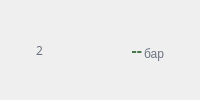
                  <widget class="QFrame" name="frame_pressureSensor_2">
                   <property name="sizePolicy">
                    <sizepolicy hsizetype="Maximum" vsizetype="Preferred">
                     <horstretch>0</horstretch>
                     <verstretch>0</verstretch>
                    </sizepolicy>
                   </property>
                   <property name="frameShape">
                    <enum>QFrame::Shape::NoFrame</enum>
                   </property>
                   <layout class="QHBoxLayout" name="horizontalLayout_36">
                    <property name="spacing">
                     <number>5</number>
                    </property>
                    <property name="leftMargin">
                     <number>0</number>
                    </property>
                    <property name="topMargin">
                     <number>0</number>
                    </property>
                    <property name="rightMargin">
                     <number>0</number>
                    </property>
                    <property name="bottomMargin">
                     <number>0</number>
                    </property>
                    <item>
                     <widget class="QLabel" name="label_numPressureSensor_2">
                      <property name="sizePolicy">
                       <sizepolicy hsizetype="Maximum" vsizetype="Preferred">
                        <horstretch>0</horstretch>
                        <verstretch>0</verstretch>
                       </sizepolicy>
                      </property>
                      <property name="font">
                       <font>
                        <family>JetBrains Mono</family>
                       </font>
                      </property>
                      <property name="styleSheet">
                       <string notr="true">color: #6B7280;</string>
                      </property>
                      <property name="text">
                       <string>2</string>
                      </property>
                     </widget>
                    </item>
                    <item>
                     <widget class="QFrame" name="frame_pressureSensor_2_Card">
                      <property name="sizePolicy">
                       <sizepolicy hsizetype="Maximum" vsizetype="Maximum">
                        <horstretch>0</horstretch>
                        <verstretch>0</verstretch>
                       </sizepolicy>
                      </property>
                      <property name="frameShape">
                       <enum>QFrame::Shape::NoFrame</enum>
                      </property>
                      <layout class="QHBoxLayout" name="horizontalLayout_55">
                       <property name="spacing">
                        <number>2</number>
                       </property>
                       <property name="leftMargin">
                        <number>0</number>
                       </property>
                       <property name="topMargin">
                        <number>0</number>
                       </property>
                       <property name="rightMargin">
                        <number>0</number>
                       </property>
                       <property name="bottomMargin">
                        <number>0</number>
                       </property>
                       <item>
                        <widget class="QLabel" name="label_pressureSensor_2_Value">
                         <property name="sizePolicy">
                          <sizepolicy hsizetype="Maximum" vsizetype="Maximum">
                           <horstretch>0</horstretch>
                           <verstretch>0</verstretch>
                          </sizepolicy>
                         </property>
                         <property name="minimumSize">
                          <size>
                           <width>58</width>
                           <height>0</height>
                          </size>
                         </property>
                         <property name="font">
                          <font>
                           <family>JetBrains Mono</family>
                           <pointsize>12</pointsize>
                           <bold>true</bold>
                          </font>
                         </property>
                         <property name="styleSheet">
                          <string notr="true">color: #457448;</string>
                         </property>
                         <property name="text">
                          <string>--</string>
                         </property>
                         <property name="alignment">
                          <set>Qt::AlignmentFlag::AlignRight|Qt::AlignmentFlag::AlignTrailing|Qt::AlignmentFlag::AlignVCenter</set>
                         </property>
                        </widget>
                       </item>
                       <item>
                        <widget class="QLabel" name="label_pressureSensor_2_Unit">
                         <property name="sizePolicy">
                          <sizepolicy hsizetype="Maximum" vsizetype="Preferred">
                           <horstretch>0</horstretch>
                           <verstretch>0</verstretch>
                          </sizepolicy>
                         </property>
                         <property name="layoutDirection">
                          <enum>Qt::LayoutDirection::LeftToRight</enum>
                         </property>
                         <property name="styleSheet">
                          <string notr="true">color: #6B7280;</string>
                         </property>
                         <property name="text">
                          <string>бар</string>
                         </property>
                         <property name="alignment">
                          <set>Qt::AlignmentFlag::AlignBottom|Qt::AlignmentFlag::AlignLeading|Qt::AlignmentFlag::AlignLeft</set>
                         </property>
                        </widget>
                       </item>
                      </layout>
                     </widget>
                    </item>
                   </layout>
                  </widget>
